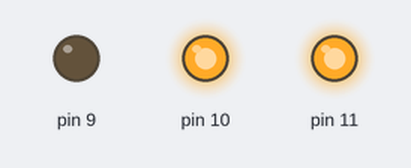
Simulated run of this sketch. Board: Arduino Uno, built with avr-gcc and run on an emulated ATmega328P. On the bench: output pins drawn as LEDs (lit = HIGH).

Above: at 0.1 s.
Timing chart, 0 to 1.6 s (numbered marks = the images above):
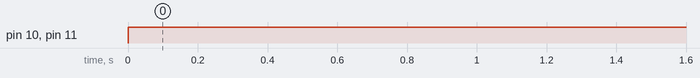

The sketch:

19-09-03LED.ino
```cpp
void setup() {
  pinMode(9,OUTPUT);  //R
  pinMode(10,OUTPUT); //G
  pinMode(11,OUTPUT); //B

}

void loop() {
  digitalWrite(11,HIGH);
  digitalWrite(10,HIGH);
  digitalWrite(11,HIGH);


}
```

Measured:
- by itself, pin 10, pin 11: LOW → HIGH at 0.00 s
